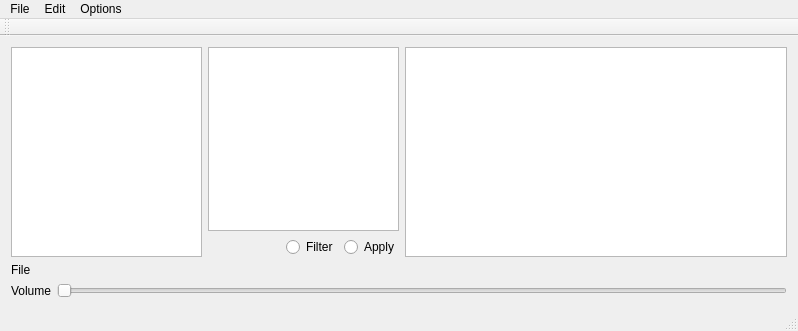
<?xml version="1.0" encoding="UTF-8"?>
<ui version="4.0">
 <class>MainWindow</class>
 <widget class="QMainWindow" name="MainWindow">
  <property name="geometry">
   <rect>
    <x>0</x>
    <y>0</y>
    <width>798</width>
    <height>331</height>
   </rect>
  </property>
  <property name="windowTitle">
   <string>Samplicity</string>
  </property>
  <widget class="QWidget" name="centralWidget">
   <layout class="QVBoxLayout" name="verticalLayout">
    <item>
     <widget class="QWidget" name="controlWidget" native="true">
      <layout class="QHBoxLayout" name="horizontalLayout_2">
       <property name="leftMargin">
        <number>0</number>
       </property>
       <property name="topMargin">
        <number>0</number>
       </property>
       <property name="rightMargin">
        <number>0</number>
       </property>
       <property name="bottomMargin">
        <number>0</number>
       </property>
       <item>
        <widget class="QTreeView" name="dirsTreeView">
         <property name="sizePolicy">
          <sizepolicy hsizetype="Expanding" vsizetype="Expanding">
           <horstretch>1</horstretch>
           <verstretch>0</verstretch>
          </sizepolicy>
         </property>
         <property name="selectionMode">
          <enum>QAbstractItemView::ExtendedSelection</enum>
         </property>
        </widget>
       </item>
       <item>
        <widget class="QWidget" name="tags" native="true">
         <property name="sizePolicy">
          <sizepolicy hsizetype="Preferred" vsizetype="Preferred">
           <horstretch>1</horstretch>
           <verstretch>0</verstretch>
          </sizepolicy>
         </property>
         <layout class="QVBoxLayout" name="verticalLayout_2">
          <property name="leftMargin">
           <number>0</number>
          </property>
          <property name="topMargin">
           <number>0</number>
          </property>
          <property name="rightMargin">
           <number>0</number>
          </property>
          <property name="bottomMargin">
           <number>0</number>
          </property>
          <item>
           <widget class="QTreeView" name="tagsTreeView">
            <property name="sizePolicy">
             <sizepolicy hsizetype="Expanding" vsizetype="Expanding">
              <horstretch>0</horstretch>
              <verstretch>0</verstretch>
             </sizepolicy>
            </property>
            <property name="selectionMode">
             <enum>QAbstractItemView::MultiSelection</enum>
            </property>
           </widget>
          </item>
          <item>
           <widget class="QWidget" name="tagsModes" native="true">
            <layout class="QHBoxLayout" name="horizontalLayout_3">
             <property name="leftMargin">
              <number>0</number>
             </property>
             <property name="topMargin">
              <number>0</number>
             </property>
             <property name="rightMargin">
              <number>0</number>
             </property>
             <property name="bottomMargin">
              <number>0</number>
             </property>
             <item>
              <spacer name="horizontalSpacer">
               <property name="orientation">
                <enum>Qt::Horizontal</enum>
               </property>
               <property name="sizeHint" stdset="0">
                <size>
                 <width>40</width>
                 <height>20</height>
                </size>
               </property>
              </spacer>
             </item>
             <item>
              <widget class="QRadioButton" name="filterRadioButton">
               <property name="text">
                <string>Filter</string>
               </property>
               <attribute name="buttonGroup">
                <string notr="true">tagMode</string>
               </attribute>
              </widget>
             </item>
             <item>
              <widget class="QRadioButton" name="applyRadioButton">
               <property name="text">
                <string>Apply</string>
               </property>
               <attribute name="buttonGroup">
                <string notr="true">tagMode</string>
               </attribute>
              </widget>
             </item>
            </layout>
           </widget>
          </item>
         </layout>
        </widget>
       </item>
       <item>
        <widget class="QTreeView" name="samplesTreeView">
         <property name="sizePolicy">
          <sizepolicy hsizetype="Expanding" vsizetype="Expanding">
           <horstretch>2</horstretch>
           <verstretch>0</verstretch>
          </sizepolicy>
         </property>
        </widget>
       </item>
      </layout>
      <zorder>tags</zorder>
      <zorder>samplesTreeView</zorder>
      <zorder>dirsTreeView</zorder>
     </widget>
    </item>
    <item>
     <widget class="QWidget" name="infoWidget" native="true">
      <layout class="QFormLayout" name="formLayout">
       <property name="leftMargin">
        <number>0</number>
       </property>
       <property name="topMargin">
        <number>0</number>
       </property>
       <property name="rightMargin">
        <number>0</number>
       </property>
       <property name="bottomMargin">
        <number>0</number>
       </property>
       <item row="1" column="0">
        <widget class="QLabel" name="volumeLabel">
         <property name="text">
          <string>Volume</string>
         </property>
        </widget>
       </item>
       <item row="1" column="1">
        <widget class="QSlider" name="volumeSlider">
         <property name="orientation">
          <enum>Qt::Horizontal</enum>
         </property>
        </widget>
       </item>
       <item row="0" column="0">
        <widget class="QLabel" name="fileLabel">
         <property name="text">
          <string>File</string>
         </property>
        </widget>
       </item>
       <item row="0" column="1">
        <widget class="QLabel" name="fileLocationLabel">
         <property name="text">
          <string/>
         </property>
        </widget>
       </item>
      </layout>
     </widget>
    </item>
   </layout>
  </widget>
  <widget class="QMenuBar" name="menuBar">
   <property name="geometry">
    <rect>
     <x>0</x>
     <y>0</y>
     <width>798</width>
     <height>21</height>
    </rect>
   </property>
   <widget class="QMenu" name="menuFile">
    <property name="title">
     <string>File</string>
    </property>
    <addaction name="actionAddFile"/>
    <addaction name="actionAddDirectory"/>
    <addaction name="actionOpen_sample"/>
    <addaction name="actionExit"/>
   </widget>
   <widget class="QMenu" name="menuEdit">
    <property name="title">
     <string>Edit</string>
    </property>
    <widget class="QMenu" name="menuRate">
     <property name="title">
      <string>Set Sample Rating</string>
     </property>
     <addaction name="actionUnrated"/>
     <addaction name="actionRate_10"/>
     <addaction name="actionRate_20"/>
     <addaction name="actionRate_30"/>
     <addaction name="actionRate_40"/>
     <addaction name="actionRate_50"/>
     <addaction name="actionRate_60"/>
     <addaction name="actionRate_70"/>
     <addaction name="actionRate_80"/>
     <addaction name="actionRate_90"/>
     <addaction name="actionRate_100"/>
     <addaction name="actionIncrease_Rating"/>
     <addaction name="actionDescrease_Rating"/>
    </widget>
    <addaction name="actionTags"/>
    <addaction name="menuRate"/>
    <addaction name="actionRename_Sample"/>
   </widget>
   <widget class="QMenu" name="menuOptions">
    <property name="title">
     <string>Options</string>
    </property>
    <addaction name="actionLoop_Playback"/>
    <addaction name="actionDynamic_Sorting"/>
   </widget>
   <addaction name="menuFile"/>
   <addaction name="menuEdit"/>
   <addaction name="menuOptions"/>
  </widget>
  <widget class="QToolBar" name="mainToolBar">
   <attribute name="toolBarArea">
    <enum>TopToolBarArea</enum>
   </attribute>
   <attribute name="toolBarBreak">
    <bool>false</bool>
   </attribute>
  </widget>
  <widget class="QStatusBar" name="statusBar"/>
  <action name="actionExit">
   <property name="text">
    <string>Exit</string>
   </property>
  </action>
  <action name="actionAddFile">
   <property name="text">
    <string>Add Files...</string>
   </property>
  </action>
  <action name="actionAddDirectory">
   <property name="text">
    <string>Add Directory...</string>
   </property>
  </action>
  <action name="actionLoop_Playback">
   <property name="checkable">
    <bool>true</bool>
   </property>
   <property name="text">
    <string>&amp;Loop Playback</string>
   </property>
   <property name="shortcut">
    <string>Ctrl+L</string>
   </property>
  </action>
  <action name="actionTags">
   <property name="text">
    <string>&amp;Tags...</string>
   </property>
   <property name="shortcut">
    <string>Ctrl+T</string>
   </property>
  </action>
  <action name="actionOpen_sample">
   <property name="text">
    <string>Open Sample</string>
   </property>
   <property name="shortcut">
    <string>Ctrl+O</string>
   </property>
  </action>
  <action name="actionUnrated">
   <property name="text">
    <string>Unrated</string>
   </property>
   <property name="shortcut">
    <string>`</string>
   </property>
  </action>
  <action name="actionRate_10">
   <property name="text">
    <string>Rate 10</string>
   </property>
   <property name="toolTip">
    <string>Rate 10</string>
   </property>
   <property name="shortcut">
    <string>1</string>
   </property>
  </action>
  <action name="actionRate_20">
   <property name="text">
    <string>Rate 20</string>
   </property>
   <property name="shortcut">
    <string>2</string>
   </property>
  </action>
  <action name="actionRate_30">
   <property name="text">
    <string>Rate 30</string>
   </property>
   <property name="shortcut">
    <string>3</string>
   </property>
  </action>
  <action name="actionRate_40">
   <property name="text">
    <string>Rate 40</string>
   </property>
   <property name="shortcut">
    <string>4</string>
   </property>
  </action>
  <action name="actionRate_50">
   <property name="text">
    <string>Rate 50</string>
   </property>
   <property name="shortcut">
    <string>5</string>
   </property>
  </action>
  <action name="actionRate_60">
   <property name="text">
    <string>Rate 60</string>
   </property>
   <property name="shortcut">
    <string>6</string>
   </property>
  </action>
  <action name="actionRate_70">
   <property name="text">
    <string>Rate 70</string>
   </property>
   <property name="shortcut">
    <string>7</string>
   </property>
  </action>
  <action name="actionRate_80">
   <property name="text">
    <string>Rate 80</string>
   </property>
   <property name="shortcut">
    <string>8</string>
   </property>
  </action>
  <action name="actionRate_90">
   <property name="text">
    <string>Rate 90</string>
   </property>
   <property name="shortcut">
    <string>9</string>
   </property>
  </action>
  <action name="actionRate_100">
   <property name="text">
    <string>Rate 100</string>
   </property>
   <property name="shortcut">
    <string>0</string>
   </property>
  </action>
  <action name="actionIncrease_Rating">
   <property name="text">
    <string>Increase Rating</string>
   </property>
   <property name="shortcut">
    <string>+</string>
   </property>
  </action>
  <action name="actionDescrease_Rating">
   <property name="text">
    <string>Descrease Rating</string>
   </property>
   <property name="shortcut">
    <string>-</string>
   </property>
  </action>
  <action name="actionDynamic_Sorting">
   <property name="checkable">
    <bool>true</bool>
   </property>
   <property name="text">
    <string>Dynamic Sorting</string>
   </property>
   <property name="toolTip">
    <string>&amp;Dynamic Sorting</string>
   </property>
   <property name="shortcut">
    <string>Ctrl+D</string>
   </property>
  </action>
  <action name="actionRename_Sample">
   <property name="text">
    <string>Rename Sample...</string>
   </property>
   <property name="shortcut">
    <string>Ctrl+R</string>
   </property>
  </action>
 </widget>
 <layoutdefault spacing="6" margin="11"/>
 <resources/>
 <connections/>
 <buttongroups>
  <buttongroup name="tagMode"/>
 </buttongroups>
</ui>
